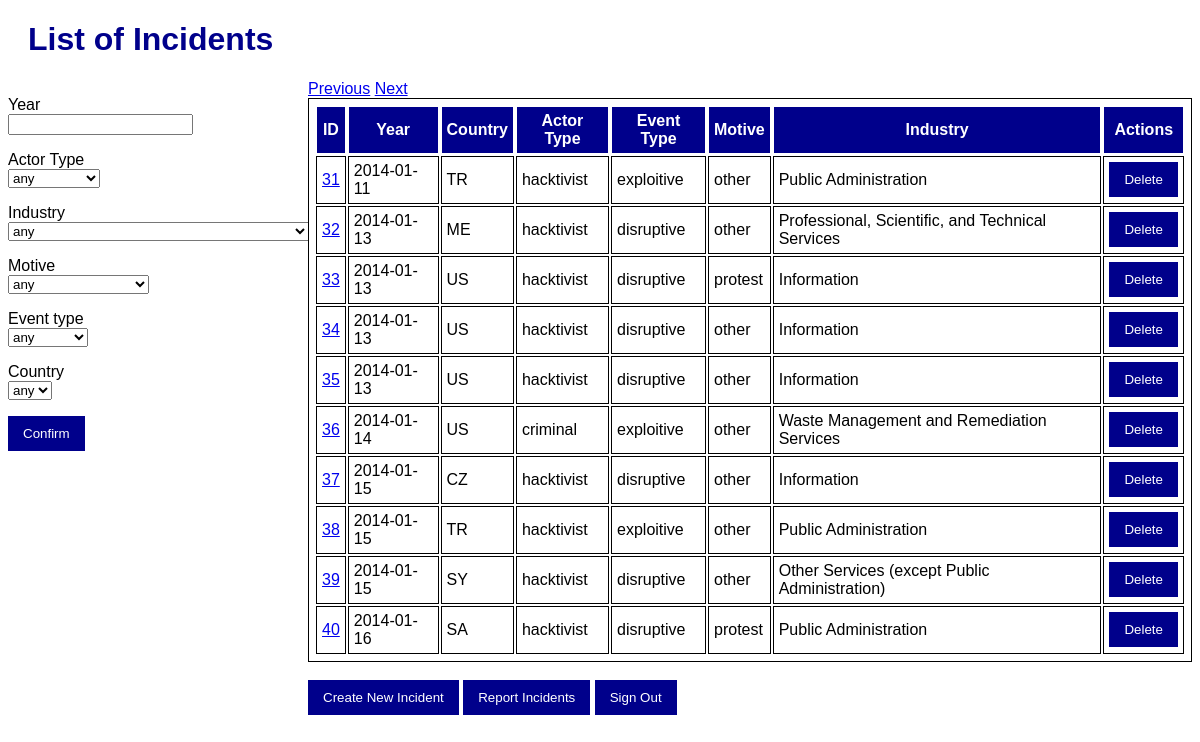
Screenshot of /incidents/search_list?page=4 with the database file from the repository.
### app/models.py (models this page shows, shortened)
class Incident(db.Model):
    __tablename__ = 'incidents'
    id = db.Column(db.Integer, primary_key=True)
    date = db.Column(db.Date, nullable=False)
    actor = db.Column(db.String, nullable=False)
    actor_type_code = db.Column(db.Integer, db.ForeignKey('actor_types.code'))
    actor_type = db.relationship('ActorType', backref='incidents', foreign_keys=[actor_type_code])
    organization = db.Column(db.String, nullable=False)
    industry_code = db.Column(db.Integer, db.ForeignKey('industries.code'))
    industry = db.relationship('Industry', backref='incidents', foreign_keys=[industry_code])
    motive_code = db.Column(db.Integer, db.ForeignKey('motives.code'))
    motive = db.relationship('Motive', backref='incidents', foreign_keys=[motive_code])
    event_type_code = db.Column(db.Integer, db.ForeignKey('event_types.code'))
    event_type = db.relationship('EventType', backref='incidents', foreign_keys=[event_type_code])
    description = db.Column(db.String, nullable=False)
    source_url = db.Column(db.String, nullable=False)
    country_code = db.Column(db.String, db.ForeignKey('countries.code'))
    country = db.relationship('Country', backref='incidents', foreign_keys=[country_code])
    actor_country = db.Column(db.String, nullable=False)
    def serialize(self):
        return {
            'id': self.id,
            'date': self.date,
            'actor': self.actor,
            'actor_type_code': self.actor_type_code,
            'actor_type': self.actor_type,
            'organization': self.organization,
            'industry_code': self.industry_code,
            'industry': self.industry,
            'motive': self.motive,
            'motive_code': self.motive_code,
            'event_type_code': self.event_type_code,
            'event_type': self.event_type,
            'description': self.description,
            'source_url': self.source_url,
            'country_code': self.country.code,
            'country': self.country,
            'actor_country': self.actor_country
        }

class ActorType(db.Model):
    __tablename__ = 'actor_types'
    code = db.Column(db.Integer, primary_key=True)
    description = db.Column(db.String, nullable=False)

class EventType(db.Model):
    __tablename__ = 'event_types'
    code = db.Column(db.Integer, primary_key=True)
    description = db.Column(db.String, nullable=False)

class Motive(db.Model):
    __tablename__ = 'motives'
    code = db.Column(db.Integer, primary_key=True)
    description = db.Column(db.String, nullable=False)

class Industry(db.Model):
    __tablename__ = 'industries'
    code = db.Column(db.Integer, primary_key=True)
    description = db.Column(db.String, nullable=False)

### app/routes.py (the view)
@login_required
@app.route('/incidents/search_list', methods=['GET', 'POST'])
@cache.cached(query_string=True)
def search_list_incidents():
    form = IncidentSearchForm()
    filters = []
    page = request.args.get('page', default=1, type=int)
    if page < 1 :
        page = 1
    year = None
    country = None
    actor = None
    event = None
    motive = None
    industry = None
    page_size = 10
    if form.validate_on_submit():
        page = 1
        filters = []
        if form.year.data:
            year = form.year.data
            filters.append(Incident.date <= str(year) + "01-01")
            filters.append(Incident.date >= str(year - 1) + "01-01")
        if form.actorType.data != "0":
            actor = form.actorType.data
            filters.append(Incident.actor_type_code == form.actorType.data)
        if form.industry.data != "0":
            industry = form.industry.data
            filters.append(Incident.industry_code == form.industry.data)
        if form.motive.data != "0":
            motive = form.motive.data
            filters.append(Incident.motive_code == form.motive.data)
        if form.eventType.data != "0":
            event = form.eventType.data
            filters.append(Incident.event_type_code == form.eventType.data)
        if form.countries.data != "NV":
            country = form.countries.data
            filters.append(Incident.country_code == form.countries.data)
    else:
        year = request.args.get('year', None)
        country = request.args.get('country', None)
        actor = request.args.get('actor', None)
        event = request.args.get('event', None)
        motive = request.args.get('motive', None)
        industry = request.args.get('industry', None)
        if year:
            filters.append(Incident.date <= str(int(year)) + "01-01")
            filters.append(Incident.date >= str(int(year) - 1) + "01-01")
        if country and country != "NV":
            filters.append(Incident.country_code == country)
        if actor and actor != "0":
            filters.append(Incident.actor_type_code == actor)
        if event and event != "0":
            filters.append(Incident.event_type_code == event)
        if motive and motive != "0":
            filters.append(Incident.motive_code == motive)
        if industry and industry != "0":
            filters.append(Incident.industry_code == industry)
    cache_key = f"incidents_page_{page}_filters_{year}_{country}_{actor}_{event}_{motive}_{industry}"
    cached_incidents = cache.get(cache_key)
    incidents = []
    if cached_incidents:
        for cached_incident in cached_incidents:
            incidents.append(deserialize(cached_incident))
    else:
        incidents = Incident.query.filter(and_(*filters)).paginate(page=page, per_page=page_size, error_out=False)
        serialized_incidents = [incident.serialize() for incident in incidents.items]
        cache.set(cache_key, serialized_incidents)
    return render_template(
        'search_list_incidents.html',
        incidents=incidents,
        year=year,
        country=country,
        actor=actor,
        event=event,
        motive=motive,
        industry=industry,
        page=page,
        form=form
    )

### templates/search_list_incidents.html (shortened to what this page needs)
{% extends 'base.html' %}
{% block main %}
<h1>List of Incidents</h1>
<div id="main">
    <div id="search">
      <form action="" method="POST" novalidate>
        <p>
          {{ form.year.label }} <br />
          {{ form.year }}
        </p>
        <p>
          {{ form.actorType.label }} <br />
          {{ form.actorType }}
        </p>
        <p>
          {{ form.industry.label }} <br />
          {{ form.industry }}
        </p>
        <p>
          {{ form.motive.label }} <br />
          {{ form.motive }}
        </p>
        <p>
          {{ form.eventType.label }} <br />
          {{ form.eventType }}
        </p>
        <p>
          {{ form.countries.label }} <br />
          {{ form.countries }}
        </p>
        <p>{{ form.submit() }}</p>
      </form>
    </div>
<div id="list">
  <a href="{{ url_for('search_list_incidents', page=page - 1, year=year, country=country, actor=actor, event=event, motive=motive, industry=industry) }}" {% if not incidents.has_prev %}class="disabled"{% endif %}>Previous</a>
  <a href="{{ url_for('search_list_incidents', page=page + 1, year=year, country=country, actor=actor, event=event, motive=motive, industry=industry) }}" {% if not incidents.has_next %}class="disabled"{% endif %}>Next</a>
<br>
  <table>
    <tr>
      <th>ID</th>
      <th>Year</th>
      <th>Country</th>
      <th>Actor Type</th>
      <th>Event Type</th>
      <th>Motive</th>
      <th>Industry</th>
      <th>Actions</th>
    </tr>
    {% for incident in incidents %}
    <tr>
      <td>
        <a href="{{ url_for('update_incident', id=incident.id) }}"
          >{{ incident.id }}</a
        >
      </td>
      <td>{{ incident.date }}</td>
      <td>{{ incident.country_code }}</td>
      <td>{{ incident.actor_type.description }}</td>
      <td>{{ incident.event_type.description }}</td>
      <td>{{ incident.motive.description }}</td>
      <td>{{ incident.industry.description }}</td>
      <td>
        <form
          action="{{ url_for('delete_incident', id=incident.id) }}"
          method="POST"
          style="display: inline"
        >
          <input
            type="submit"
            value="Delete"
            onclick="return confirm('Are you sure you want to delete this incident?');"
          />
        </form>
      </td>
    </tr>
    {% endfor %}
  </table>
  <br />
  <form
    action="{{ url_for('create_incident') }}"
    method="POST"
    style="display: inline"
  >
    <input type="submit" value="Create New Incident" />
  </form>
  <form
    action="{{ url_for('report_incidents') }}"
    method="POST"
    style="display: inline"
  >
    <input type="submit" value="Report Incidents" />
  </form>
  <form action="{{ url_for('signout') }}" method="POST" style="display: inline">
    <input type="submit" value="Sign Out" />
  </form>
</div>
</div>
{% endblock %}

### static/style.css (style rules this page uses)
body { font-family: Arial, Helvetica, sans-serif; font-size: medium; }
h1 { color: darkblue; margin-left: 20px; }
table, th, td { border: 1px solid; padding: 5px; }
th { background-color: darkblue; color: white; }
input[type=submit], .button { background-color: darkblue; color: white; padding: 10px 15px; border: none; cursor: pointer; }
#main { display: flex; }
#search { width: 300px; }
#list { flex: 1; }

### rows the page displays
Incident: id "31", date "2014-01-11", country_code "TR", actor_type.description "hacktivist", event_type.description "exploitive", motive.description "other", industry.description "Public Administration"
Incident: id "32", date "2014-01-13", country_code "ME", actor_type.description "hacktivist", event_type.description "disruptive", motive.description "other", industry.description "Professional, Scientific, and Technical Services"
Incident: id "33", date "2014-01-13", country_code "US", actor_type.description "hacktivist", event_type.description "disruptive", motive.description "protest", industry.description "Information"
Incident: id "34", date "2014-01-13", country_code "US", actor_type.description "hacktivist", event_type.description "disruptive", motive.description "other", industry.description "Information"
Incident: id "35", date "2014-01-13", country_code "US", actor_type.description "hacktivist", event_type.description "disruptive", motive.description "other", industry.description "Information"
Incident: id "36", date "2014-01-14", country_code "US", actor_type.description "criminal", event_type.description "exploitive", motive.description "other", industry.description "Waste Management and Remediation Services"
Incident: id "37", date "2014-01-15", country_code "CZ", actor_type.description "hacktivist", event_type.description "disruptive", motive.description "other", industry.description "Information"
Incident: id "38", date "2014-01-15", country_code "TR", actor_type.description "hacktivist", event_type.description "exploitive", motive.description "other", industry.description "Public Administration"
Incident: id "39", date "2014-01-15", country_code "SY", actor_type.description "hacktivist", event_type.description "disruptive", motive.description "other", industry.description "Other Services (except Public Administration)"
Incident: id "40", date "2014-01-16", country_code "SA", actor_type.description "hacktivist", event_type.description "disruptive", motive.description "protest", industry.description "Public Administration"
